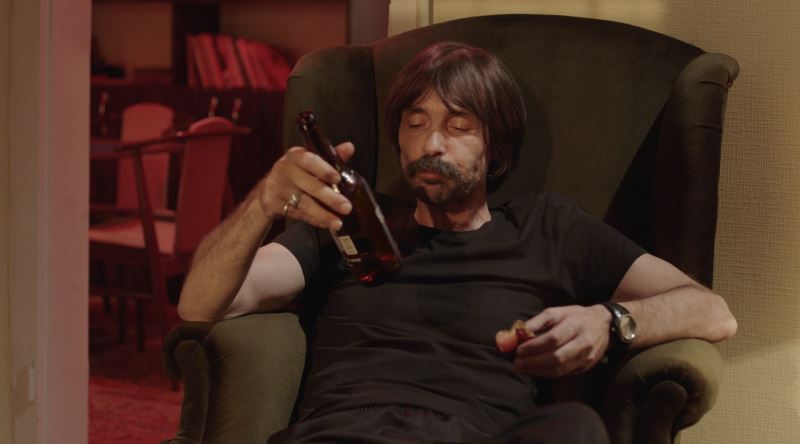
#> input picture Filtering/Lesson5/behzat.jpg, 800 x 444 px
$ python lesson5.py
#> lines starting #> are read from the running program, lines starting #| are printed output that depends on the picture
import cv2
import numpy as np


resim = cv2.imread("behzat.jpg")
#> resim is the input picture: shape (444, 800, 3); mean B, G, R 35.6, 46.7, 71.9

mask = np.zeros(resim.shape[:2],np.uint8)

bgdModel = np.zeros((1,65),dtype=np.float64)
fgdModel = np.zeros((1,65),dtype=np.float64)

rect = (250,0,400,300)

cv2.grabCut(resim,mask,rect,bgdModel,fgdModel,5,cv2.GC_INIT_WITH_RECT)

mask2 = np.where((mask == 0 | (mask == 2)),0,1).astype(np.uint8)

resim = resim*mask2[:,:,np.newaxis]
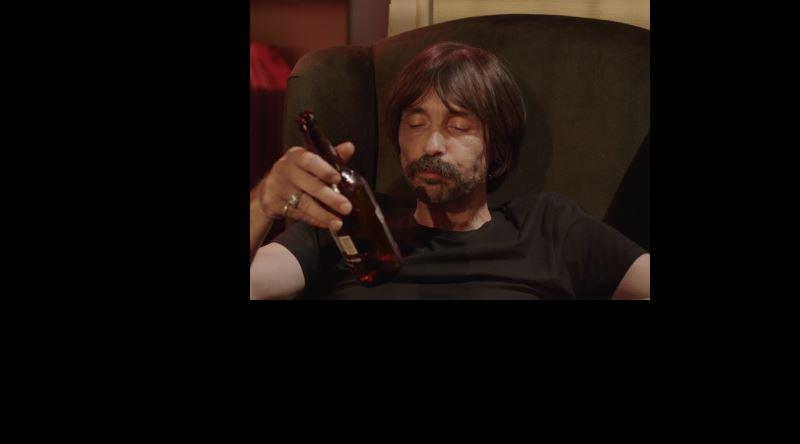
#> resim: shape (444, 800, 3); mean B, G, R 9.6, 12.7, 19.6


cv2.imshow("Behzat",resim)
cv2.waitKey(0)
cv2.destroyAllWindows()
